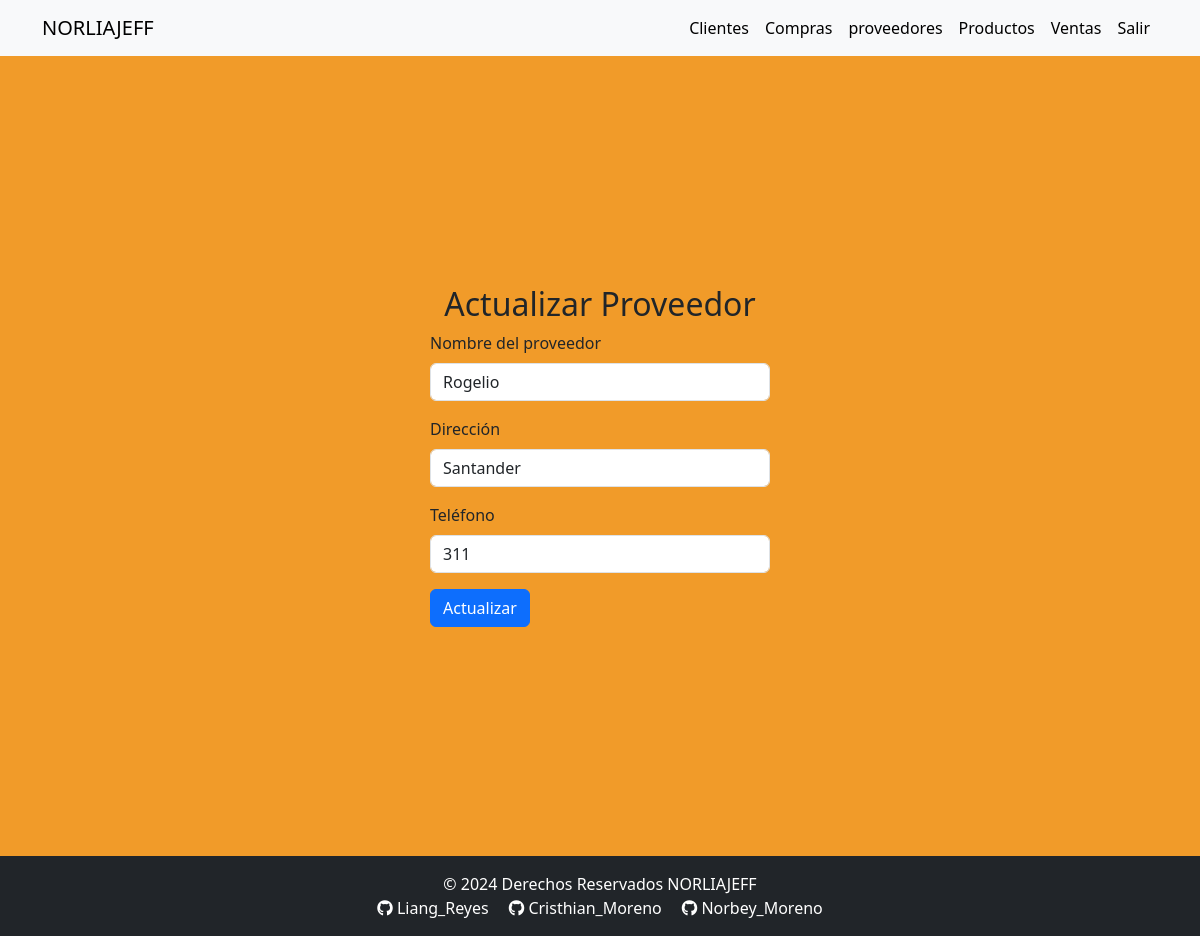
Page /templates/actualizarProveedor.php?id=1 (signed in) on the committed database.
### tables this page shows
CREATE TABLE `proveedor` (
  `ID` int NOT NULL,
  `Nombre` varchar(100) DEFAULT NULL,
  `Direccion` varchar(255) DEFAULT NULL,
  `Telefono` varchar(20) DEFAULT NULL,
  `UsuarioID` int DEFAULT NULL
);

### models/Conexion.php (called while the page is built, shortened)
<?php
class Conexion {
    private $host = 'localhost';
    private $usuario = 'root';
    private $contrasena = '';
    private $base_de_datos = 'norliajeff';
    private $conn;
    public function __construct() {
        $this->conn = new mysqli($this->host, $this->usuario, $this->contrasena, $this->base_de_datos);
    }
    public function getConexion() {
        return $this->conn;
    }
}
?>

### controllers/proveedorController.php (called while the page is built, shortened)
<?php
require_once '../models/proveedor.php';
require_once '../models/conexion.php';
class ProveedorController {
    private $db;
    public function __construct() {
        $conexion = new Conexion();
        $this->db = $conexion->getConexion();
    }
    public function obtenerProveedorPorID($ID, $UsuarioID) {
        $sql = "SELECT * FROM proveedor WHERE ID = ? AND UsuarioID = ?";
        $stmt = $this->db->prepare($sql);
        $stmt->bind_param('is', $ID, $UsuarioID);
        $stmt->execute();
        $resultado = $stmt->get_result()->fetch_assoc();
        if ($resultado) {
            return new Proveedor($resultado['ID'], $resultado['Nombre'], $resultado['Direccion'], $resultado['Telefono'], $resultado['UsuarioID']);
        }
        return null;
    }
}

### models/proveedor.php (called while the page is built, shortened)
<?php
class Proveedor {
    private $Nombre;
    private $Direccion;
    private $Telefono;
    public function __construct($ID, $Nombre, $Direccion, $Telefono, $UsuarioID) {
        $this->Nombre = $Nombre;
        $this->Direccion = $Direccion;
        $this->Telefono = $Telefono;
    }
    public function getNombre() {
        return $this->Nombre;
    }
    public function getDireccion() {
        return $this->Direccion;
    }
    public function getTelefono() {
        return $this->Telefono;
    }
}

### templates/actualizarProveedor.php (the view, shortened to what this page needs)
<?php
require_once '../includes/headerLogin.php';
require_once '../controllers/proveedorController.php';
require_once '../models/proveedor.php';
$usuario_id = $_SESSION['usuario_id'];
if (isset($_GET['id']) && is_numeric($_GET['id'])) {
    $id = (int)$_GET['id'];
    $proveedorController = new ProveedorController();
    $proveedor = $proveedorController->obtenerProveedorPorID($id,$usuario_id );
    if ($proveedor) {
        ?>
        <div class="container d-flex justify-content-center align-items-center" style="min-height: 100vh;">
            <form class="col-4 p-3" action="../controllers/proveedorHandler.php" method="POST">
                <h2 class="text-center" id="titulo">Actualizar Proveedor</h2>
                <div class="mb-3">
                    <label for="nombre" class="form-label">Nombre del proveedor</label>
                    <input type="text" class="form-control" name="nombre" value="<?php echo htmlspecialchars($proveedor->getNombre()); ?>" required>
                </div>
                <div class="mb-3">
                    <label for="direccion" class="form-label">Dirección</label>
                    <input type="text" class="form-control" name="direccion" value="<?php echo htmlspecialchars($proveedor->getDireccion()); ?>" required>
                </div>
                <div class="mb-3">
                    <label for="telefono" class="form-label">Teléfono</label>
                    <input type="tel" class="form-control" name="telefono" value="<?php echo htmlspecialchars($proveedor->getTelefono()); ?>" pattern="\d{10}" maxlength="10" title="El número de teléfono debe tener 10 dígitos." oninput="this.value = this.value.replace(/[^0-9]/g, '');" required>
                </div>
                <button type="submit" class="btn btn-primary" name="BtnActualizar" value="OK">Actualizar</button>
            </form>
        </div>
        <?php
    } else {
        echo "Proveedor no encontrado.";
    }
} else {
    echo "ID de proveedor no proporcionado.";
}
?>
<?php
    require_once '../includes/footer.php';
?>

### styles.css (style rules this page uses)
.fondo { background-color: rgb(241, 155, 41); }

### rows in the picture
proveedor: nombre "Rogelio", direccion "Santander", telefono "311"
